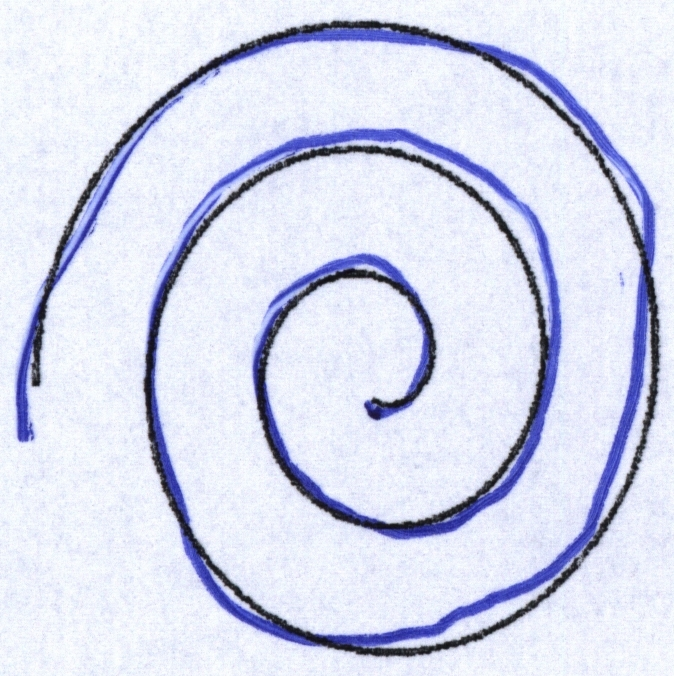
#> input picture Dataset/Healthy/HealthySpiral/sp1-H38.jpg, 674 x 676 px; its folder holds 4 pictures in this run
$ python average.py
#> lines starting #> are read from the running program, lines starting #| are printed output that depends on the picture; after the words box and inside, x2 and y2 are one past the last pixel; in counts of white or black regions, pixels touching at a corner belong together
import numpy as np

# Plotting Library
import matplotlib.pyplot as plt

from scipy import misc
from skimage import data
from skimage.io import imread
from skimage.color import rgb2gray
from skimage.filters import *
from scipy.ndimage.morphology import binary_fill_holes

# FUNÇÕES MORFOLOGICAS
from skimage import morphology
from skimage.morphology import disk
import pickle
from PIL import Image
import glob

# folders = ['Dataset/Healthy/HealthySpiral', 'Dataset/Patient/PatientSpiral']
folders = ['Dataset/Healthy/HealthySpiral',
           'Dataset/Healthy/HealthyMeander',
           'Dataset/Patient/PatientSpiral',
           'Dataset/Patient/PatientMeander'
           ]

healthy_filename = 'healthy.dict'
disease_filename = 'patient.dict'

try:
    healthy = pickle.load(open(healthy_filename, 'rb'))
    patient = pickle.load(open(disease_filename, 'rb'))
except:

    patient = {}
    healthy = {}

    sum_of_points = [0, 0]
    valores_healthy = []
    valores_patient = []
    acertos = [0, 0]
    erros = [0, 0]


    threshold = 51000

    for index,folder in enumerate(folders):


        filenames = glob.glob(folder + '/*.jpg')
        for filename in filenames:

            patient_name = filename.split('/')[-1].split('-')[-1].split('.')[0]


            disease = rgb2gray(imread(filename))
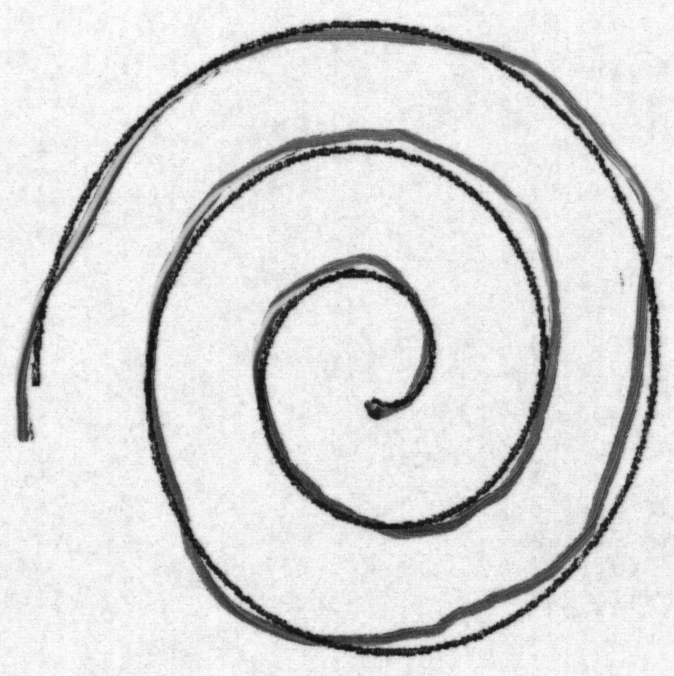
#> disease: shape (676, 674) float64; min 0.0485, max 1, mean 0.855


            open_15 = morphology.opening(disease, disk(15))
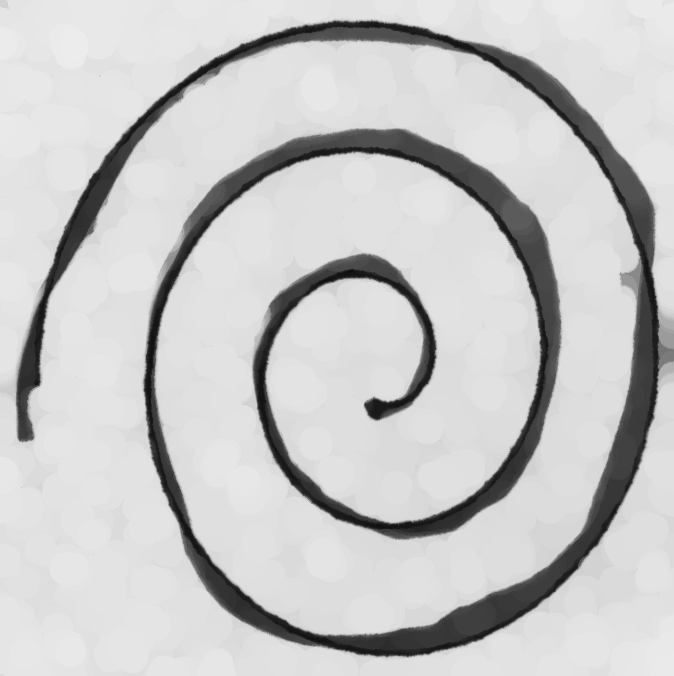
#> open_15: shape (676, 674) float64; min 0.0485, max 0.926, mean 0.781
            difference = open_15 - disease
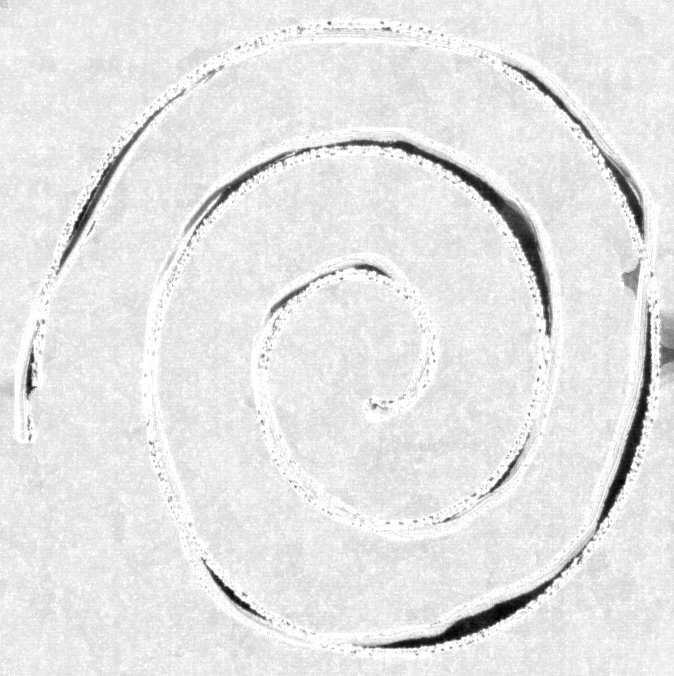
#> difference: shape (676, 674) float64; min -0.745, max 0, mean -0.0732; drawn with min black and max white
            global_thresh = threshold_otsu(difference)
#> global_thresh = -0.284
            difference = difference > global_thresh
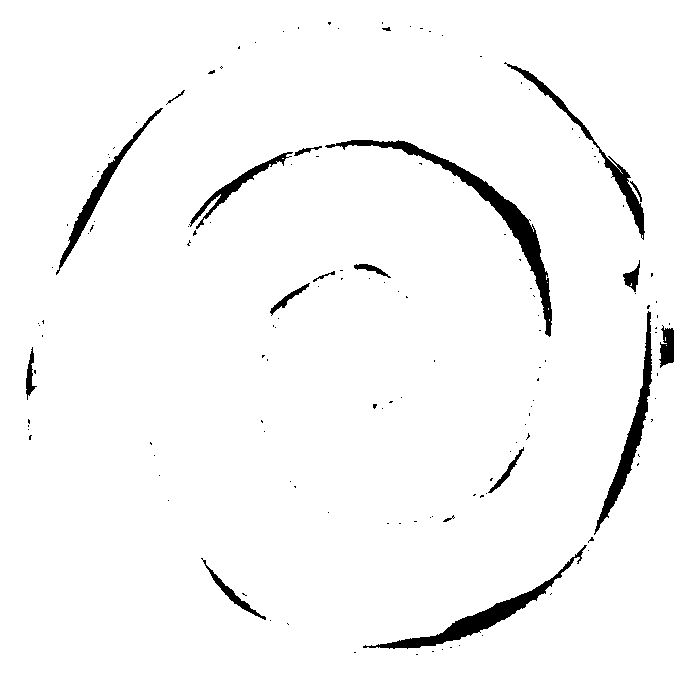
#> difference: shape (676, 674) bool; 96.8% white; 146 black regions (127 under 20 px), largest, box (x1, y1, x2, y2) and area: (325, 140, 552, 337) 3531, (363, 545, 587, 649) 2449, (594, 311, 652, 535) 2041

            # bw_disease_thresh = threshold_otsu(disease)
            # bw_disease_image = disease < bw_disease_thresh
            #
            # disease_hole_filled = binary_fill_holes(bw_disease_image)

            number_of_points_disease = sum(sum(difference))
#> number_of_points_disease = 441091

            if index >= 2:
                if patient_name in patient:
                    patient[patient_name].append(number_of_points_disease)
                else:
                    patient[patient_name] = [number_of_points_disease]
            else:
                if patient_name in healthy:
                    healthy[patient_name].append(number_of_points_disease)
                else:
                    healthy[patient_name] = [number_of_points_disease]


    with open(healthy_filename, 'wb') as f:
        pickle.dump(healthy, f)

    with open(disease_filename, 'wb') as f:
        pickle.dump(patient, f)


from matplotlib import pyplot as plt


dataset = []

for value in healthy.values():
    new_value = value
    new_value.append(0)
    dataset.append(new_value)
#> this loop made 4 passes
#> value on passes 1 to 4: [441091], [440461], [429893], [443493]
#> after the loop, dataset = [[441091, 0], [440461, 0], [429893, 0], [443493, 0]]

for value in patient.values():
    new_value = value
    new_value.append(1)
    dataset.append(new_value)


from sklearn.preprocessing import MinMaxScaler
import itertools

dataset = MinMaxScaler().fit_transform(dataset)
#> dataset = [[0.823, 0], [0.777, 0], [0, 0], [1, 0]]

combinations = list(itertools.combinations([0, 1, 2, 3, 4, 5, 6, 7], 2))

dataset = np.array(dataset)

from sklearn.decomposition import PCA
pca = PCA(n_components=2)
principalComponents = pca.fit_transform(dataset)
#> principalComponents = [[0.173, 0], [0.127, 0], [-0.65, 0], [0.35, 0]]
print(pca.explained_variance_ratio_)
new_array = []

for index,data in enumerate(dataset):
    new_data = list(principalComponents[index, :])
    new_data.append(data[-1])
    new_array.append(new_data)
#> this loop made 4 passes
#> data on passes 1 to 4: [0.823, 0], [0.777, 0], [0, 0], [1, 0]
#> after the loop, new_array = [[0.173, 0, 0], [0.127, 0, 0], [-0.65, 0, 0], [0.35, 0, 0]]

for data in new_array:

    y = int(data[-1])
    if y == 0:
        plt.plot(data[0], data[1], 'bo')
    else:
        plt.plot(data[0], data[1], 'ro')
#> this loop made 4 passes

plt.show()
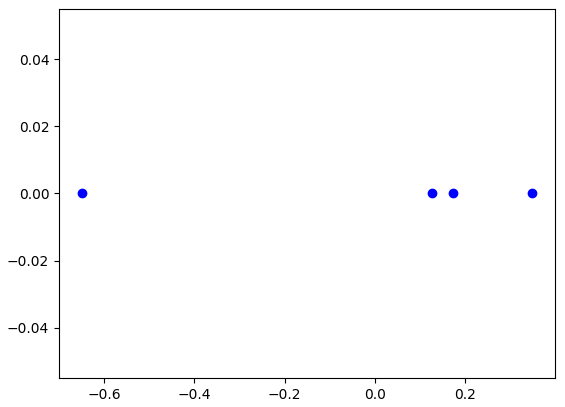
#> figure drawn by matplotlib, 1 panel


# [14 lines of commented-out code are left out]
